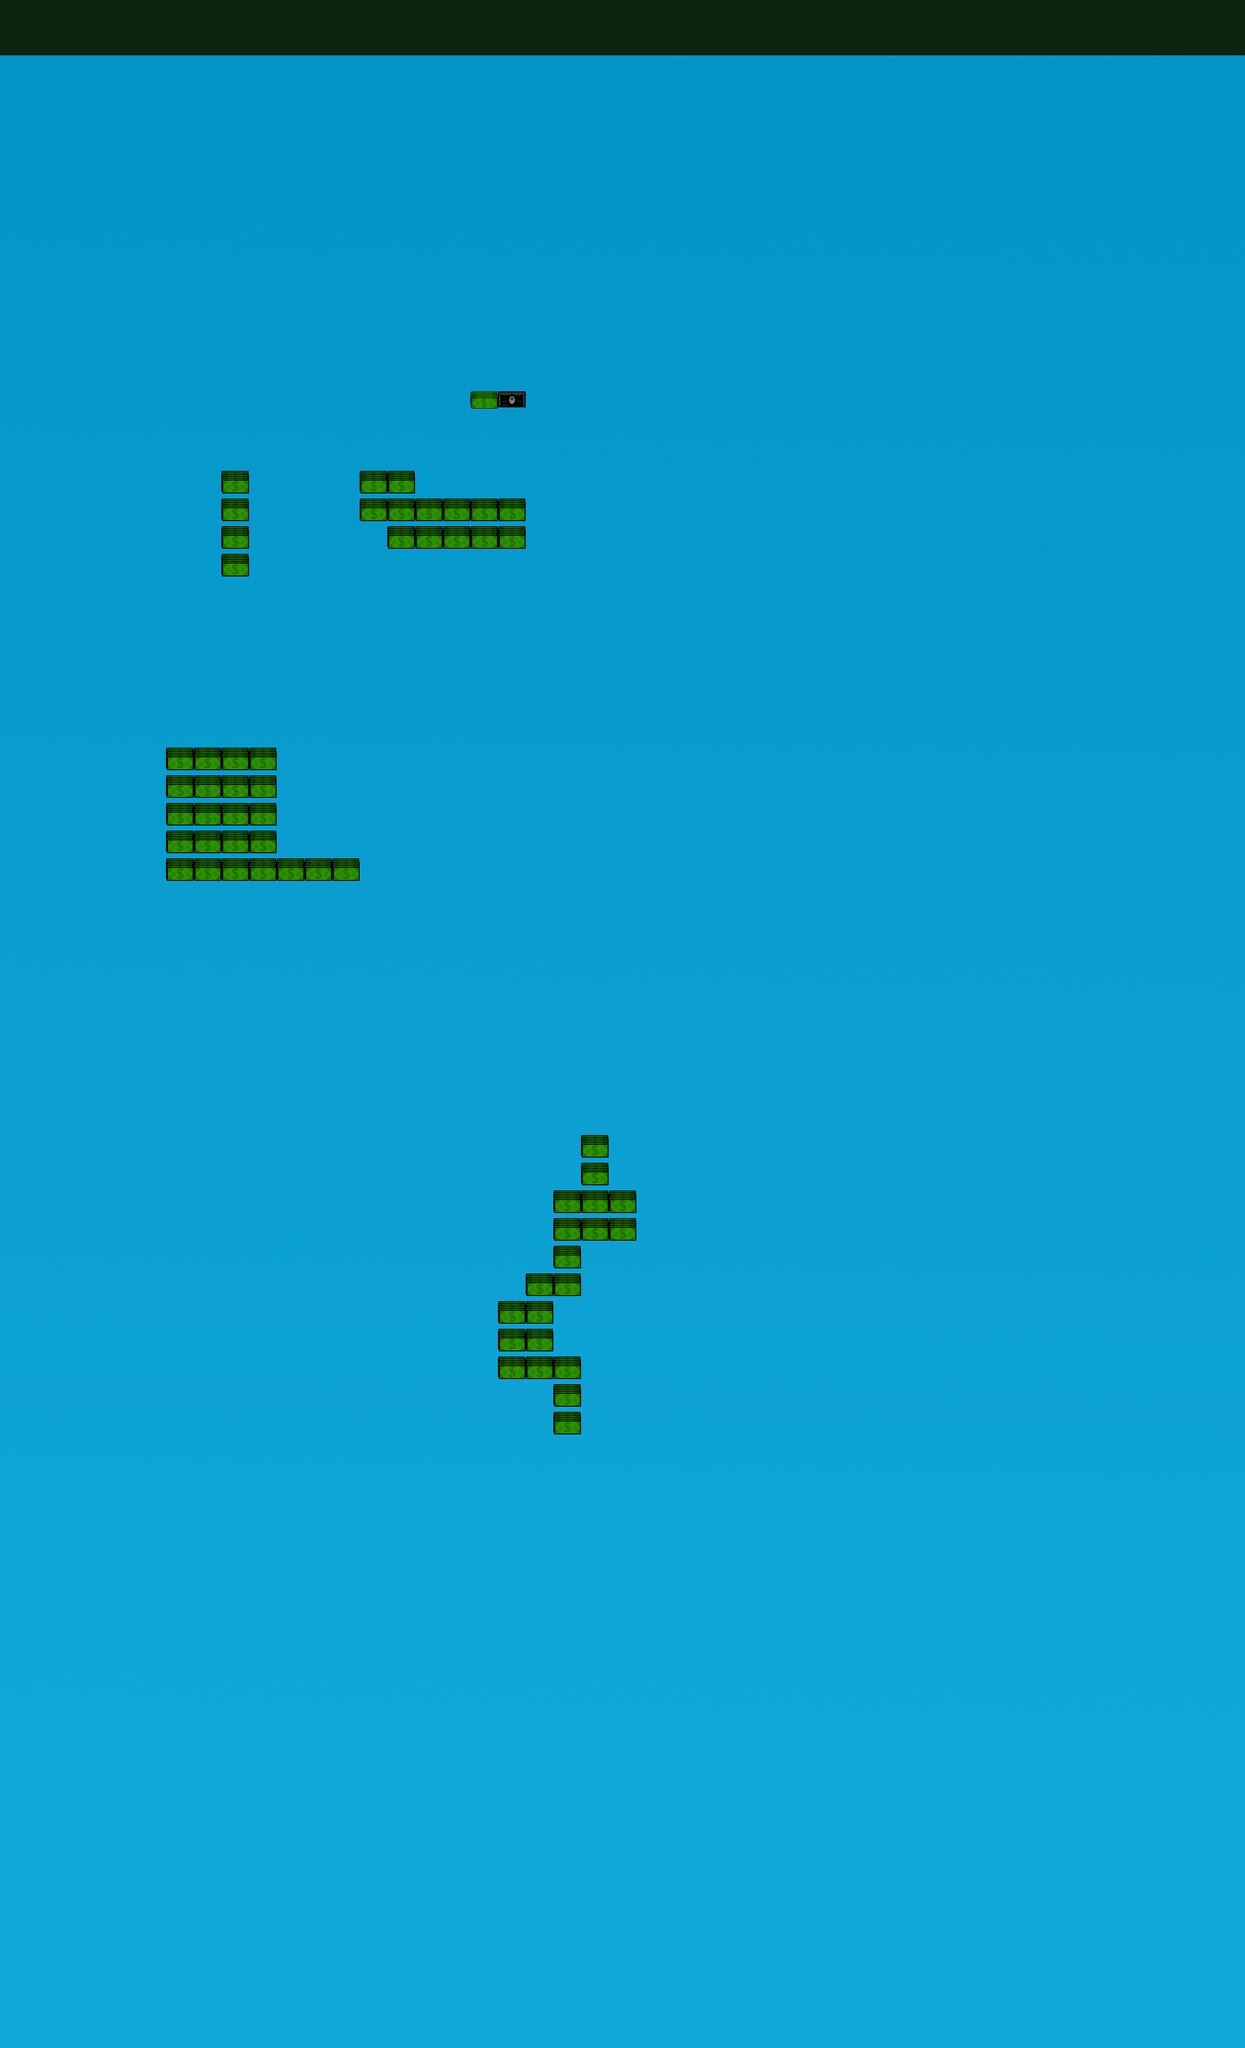

A 2D game scene composited from a Tiled map and its tileset images. What follows is a short description and the map's XML, with each tile layer's data collapsed to a summary:
An orthogonal 45x74 tile map with 64x64 px tiles, 1 tile layer (Objects), 2 hidden layers not drawn, 3 tilesets, 1 image layer.

<map version="1.0" orientation="orthogonal" renderorder="right-down" width="45" height="74" tilewidth="64" tileheight="64" backgroundcolor="#0c230e" nextobjectid="48">
 <tileset firstgid="1" name="Background" tilewidth="3500" tileheight="5000" tilecount="1" columns="0">
  <tile id="0">
   <image width="2880" height="4736" source="Game_Himmel.jpg" />
  </tile>
 </tileset>
 <tileset firstgid="2" name="Unbenannt" tilewidth="64" tileheight="64" spacing="2" margin="2" tilecount="16" columns="4">
  <image source="16x16-tile.png" width="266" height="266" />
 </tileset>
 <tileset firstgid="18" name="money64" tilewidth="64" tileheight="64" spacing="2" margin="2" tilecount="16" columns="4">
  <image source="money64.png" width="266" height="266" />
  <tile id="0">
   <properties>
    <property name="m" value="" />
   </properties>
  </tile>
  <tile id="1">
   <properties>
    <property name="m" value="" />
   </properties>
  </tile>
  <tile id="4">
   <properties>
    <property name="m" value="" />
   </properties>
  </tile>
  <tile id="5">
   <properties>
    <property name="m" value="" />
   </properties>
  </tile>
  <tile id="6">
   <properties>
    <property name="m" value="" />
   </properties>
  </tile>
 </tileset>
 <imagelayer name="Bildebene 1" offsetx="0" offsety="128">
  <image source="Game_Himmel.jpg" width="2880" height="4736" />
 </imagelayer>
 <layer name="Kachelebene 1" width="45" height="74" visible="0" offsetx="0" offsety="128">
  <data>[3330 cells, 876 non-empty, 10 distinct tile ids]</data>
 </layer>
 <layer name="Objects" width="45" height="74" offsetx="0" offsety="128">
  <data>[3330 cells, 62 non-empty, 3 distinct tile ids]</data>
 </layer>
 <layer name="Tile Layer 3" width="45" height="74" visible="0" offsetx="0" offsety="128">
  <data>[3330 cells, 2718 non-empty, 14 distinct tile ids]</data>
 </layer>
</map>